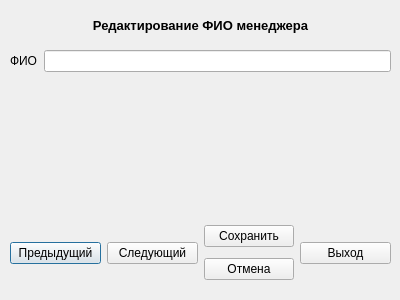
<?xml version="1.0" encoding="UTF-8"?>
<ui version="4.0">
 <class>vievManagerfrommaindlg</class>
 <widget class="QDialog" name="vievManagerfrommaindlg">
  <property name="geometry">
   <rect>
    <x>0</x>
    <y>0</y>
    <width>400</width>
    <height>300</height>
   </rect>
  </property>
  <property name="windowTitle">
   <string>Dialog</string>
  </property>
  <widget class="QWidget" name="horizontalLayoutWidget">
   <property name="geometry">
    <rect>
     <x>10</x>
     <y>220</y>
     <width>381</width>
     <height>66</height>
    </rect>
   </property>
   <layout class="QHBoxLayout" name="horizontalLayout">
    <item>
     <widget class="QPushButton" name="Last">
      <property name="text">
       <string>Предыдущий</string>
      </property>
     </widget>
    </item>
    <item>
     <widget class="QPushButton" name="Next">
      <property name="text">
       <string>Следующий</string>
      </property>
     </widget>
    </item>
    <item>
     <layout class="QVBoxLayout" name="verticalLayout">
      <item>
       <widget class="QPushButton" name="Accept">
        <property name="text">
         <string>Сохранить</string>
        </property>
       </widget>
      </item>
      <item>
       <widget class="QPushButton" name="Decline">
        <property name="text">
         <string>Отмена</string>
        </property>
       </widget>
      </item>
     </layout>
    </item>
    <item>
     <widget class="QPushButton" name="Close">
      <property name="text">
       <string>Выход</string>
      </property>
     </widget>
    </item>
   </layout>
  </widget>
  <widget class="QWidget" name="formLayoutWidget">
   <property name="geometry">
    <rect>
     <x>10</x>
     <y>50</y>
     <width>381</width>
     <height>41</height>
    </rect>
   </property>
   <layout class="QFormLayout" name="formLayout">
    <item row="0" column="0">
     <widget class="QLabel" name="label">
      <property name="text">
       <string>ФИО</string>
      </property>
     </widget>
    </item>
    <item row="0" column="1">
     <widget class="QLineEdit" name="FIO"/>
    </item>
   </layout>
  </widget>
  <widget class="QWidget" name="verticalLayoutWidget_2">
   <property name="geometry">
    <rect>
     <x>20</x>
     <y>10</y>
     <width>361</width>
     <height>31</height>
    </rect>
   </property>
   <layout class="QVBoxLayout" name="verticalLayout_2">
    <item>
     <widget class="QLabel" name="label_2">
      <property name="font">
       <font>
        <pointsize>10</pointsize>
        <weight>75</weight>
        <bold>true</bold>
       </font>
      </property>
      <property name="text">
       <string>Редактирование ФИО менеджера</string>
      </property>
      <property name="alignment">
       <set>Qt::AlignCenter</set>
      </property>
     </widget>
    </item>
   </layout>
  </widget>
 </widget>
 <resources/>
 <connections/>
</ui>
